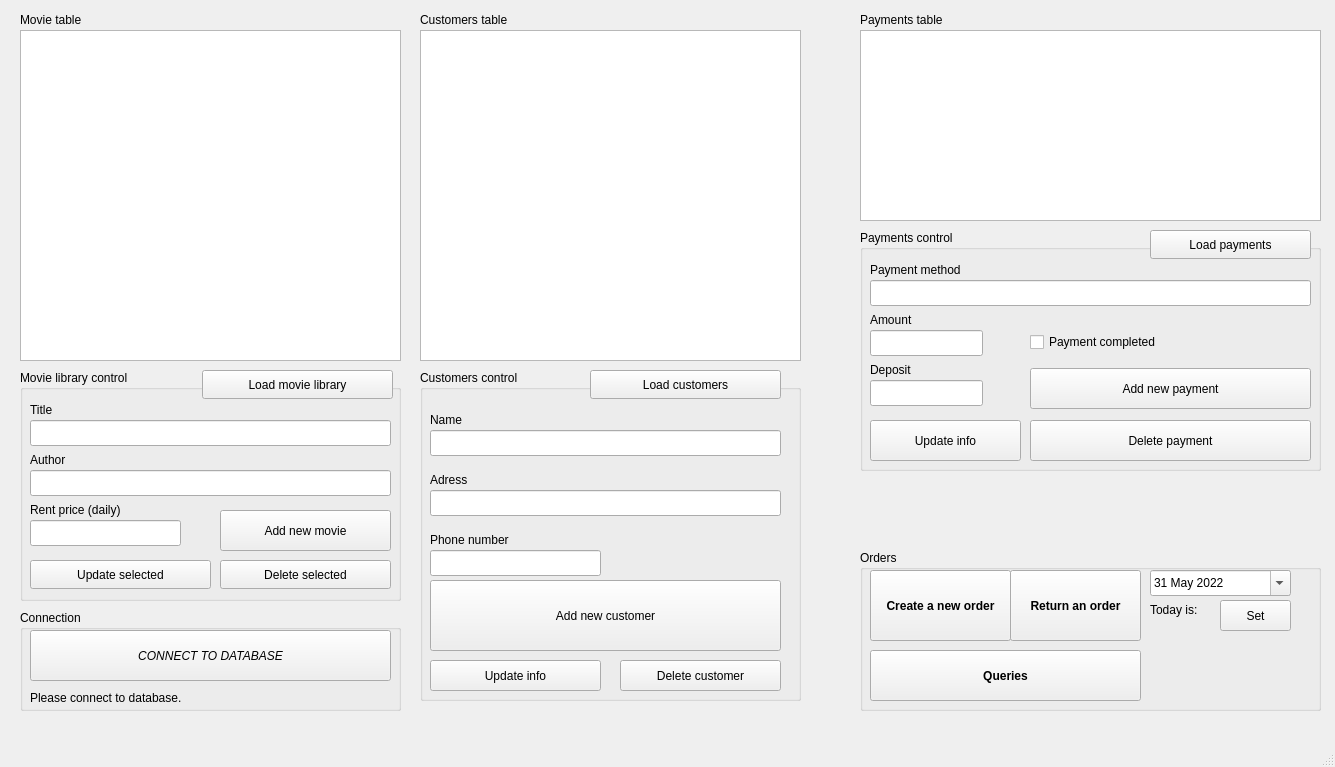
<?xml version="1.0" encoding="UTF-8"?>
<ui version="4.0">
 <class>MainWindow</class>
 <widget class="QMainWindow" name="MainWindow">
  <property name="geometry">
   <rect>
    <x>0</x>
    <y>0</y>
    <width>1335</width>
    <height>767</height>
   </rect>
  </property>
  <property name="windowTitle">
   <string>Main Window</string>
  </property>
  <property name="windowIcon">
   <iconset>
    <normaloff>../../Pics/57c3cc60caf48156d4d65a3f.png</normaloff>../../Pics/57c3cc60caf48156d4d65a3f.png</iconset>
  </property>
  <widget class="QWidget" name="centralwidget">
   <widget class="QTableView" name="tableView_Movies">
    <property name="geometry">
     <rect>
      <x>20</x>
      <y>30</y>
      <width>381</width>
      <height>331</height>
     </rect>
    </property>
   </widget>
   <widget class="QLabel" name="labelMainTable">
    <property name="geometry">
     <rect>
      <x>20</x>
      <y>10</y>
      <width>91</width>
      <height>20</height>
     </rect>
    </property>
    <property name="text">
     <string>Movie table</string>
    </property>
   </widget>
   <widget class="QGroupBox" name="groupBoxMovieControl">
    <property name="geometry">
     <rect>
      <x>20</x>
      <y>370</y>
      <width>381</width>
      <height>231</height>
     </rect>
    </property>
    <property name="title">
     <string>Movie library control</string>
    </property>
    <widget class="QLineEdit" name="lineEdit_MovieTitle">
     <property name="geometry">
      <rect>
       <x>10</x>
       <y>50</y>
       <width>361</width>
       <height>26</height>
      </rect>
     </property>
    </widget>
    <widget class="QLabel" name="labelMovieTitle">
     <property name="geometry">
      <rect>
       <x>10</x>
       <y>30</y>
       <width>63</width>
       <height>20</height>
      </rect>
     </property>
     <property name="text">
      <string>Title</string>
     </property>
    </widget>
    <widget class="QLineEdit" name="lineEdit_MovieAuthor">
     <property name="geometry">
      <rect>
       <x>10</x>
       <y>100</y>
       <width>361</width>
       <height>26</height>
      </rect>
     </property>
    </widget>
    <widget class="QLabel" name="label_MovieAuthor">
     <property name="geometry">
      <rect>
       <x>10</x>
       <y>80</y>
       <width>63</width>
       <height>20</height>
      </rect>
     </property>
     <property name="text">
      <string>Author</string>
     </property>
    </widget>
    <widget class="QLineEdit" name="lineEdit_RentPrice">
     <property name="geometry">
      <rect>
       <x>10</x>
       <y>150</y>
       <width>151</width>
       <height>26</height>
      </rect>
     </property>
    </widget>
    <widget class="QLabel" name="label_RentPrice">
     <property name="geometry">
      <rect>
       <x>10</x>
       <y>130</y>
       <width>131</width>
       <height>20</height>
      </rect>
     </property>
     <property name="text">
      <string>Rent price (daily)</string>
     </property>
    </widget>
    <widget class="QPushButton" name="pushButton_addNewMovie">
     <property name="geometry">
      <rect>
       <x>200</x>
       <y>140</y>
       <width>171</width>
       <height>41</height>
      </rect>
     </property>
     <property name="text">
      <string>Add new movie</string>
     </property>
    </widget>
    <widget class="QPushButton" name="pushButton_movieUpdateSelected">
     <property name="geometry">
      <rect>
       <x>10</x>
       <y>190</y>
       <width>181</width>
       <height>29</height>
      </rect>
     </property>
     <property name="text">
      <string>Update selected</string>
     </property>
    </widget>
    <widget class="QPushButton" name="pushButton_movieDeleteSelected">
     <property name="geometry">
      <rect>
       <x>200</x>
       <y>190</y>
       <width>171</width>
       <height>29</height>
      </rect>
     </property>
     <property name="text">
      <string>Delete selected</string>
     </property>
    </widget>
    <widget class="QPushButton" name="pushButton_LoadMovieLibrary">
     <property name="enabled">
      <bool>true</bool>
     </property>
     <property name="geometry">
      <rect>
       <x>182</x>
       <y>0</y>
       <width>191</width>
       <height>29</height>
      </rect>
     </property>
     <property name="text">
      <string>Load movie library</string>
     </property>
    </widget>
   </widget>
   <widget class="QTableView" name="tableView_Customers">
    <property name="geometry">
     <rect>
      <x>420</x>
      <y>30</y>
      <width>381</width>
      <height>331</height>
     </rect>
    </property>
   </widget>
   <widget class="QLabel" name="label">
    <property name="geometry">
     <rect>
      <x>420</x>
      <y>10</y>
      <width>121</width>
      <height>20</height>
     </rect>
    </property>
    <property name="text">
     <string>Customers table</string>
    </property>
   </widget>
   <widget class="QGroupBox" name="groupBox_CustomersControl">
    <property name="geometry">
     <rect>
      <x>420</x>
      <y>370</y>
      <width>381</width>
      <height>331</height>
     </rect>
    </property>
    <property name="title">
     <string>Customers control</string>
    </property>
    <widget class="QPushButton" name="pushButton_LoadCustomers">
     <property name="geometry">
      <rect>
       <x>170</x>
       <y>0</y>
       <width>191</width>
       <height>29</height>
      </rect>
     </property>
     <property name="text">
      <string>Load customers</string>
     </property>
    </widget>
    <widget class="QLineEdit" name="lineEdit_CustomerName">
     <property name="geometry">
      <rect>
       <x>10</x>
       <y>60</y>
       <width>351</width>
       <height>26</height>
      </rect>
     </property>
    </widget>
    <widget class="QLineEdit" name="lineEdit_CustomerAdress">
     <property name="geometry">
      <rect>
       <x>10</x>
       <y>120</y>
       <width>351</width>
       <height>26</height>
      </rect>
     </property>
    </widget>
    <widget class="QLineEdit" name="lineEdit_PhoneNumber">
     <property name="geometry">
      <rect>
       <x>10</x>
       <y>180</y>
       <width>171</width>
       <height>26</height>
      </rect>
     </property>
     <property name="inputMethodHints">
      <set>Qt::ImhDigitsOnly</set>
     </property>
    </widget>
    <widget class="QLabel" name="label_2">
     <property name="geometry">
      <rect>
       <x>10</x>
       <y>40</y>
       <width>63</width>
       <height>20</height>
      </rect>
     </property>
     <property name="text">
      <string>Name</string>
     </property>
    </widget>
    <widget class="QLabel" name="label_3">
     <property name="geometry">
      <rect>
       <x>10</x>
       <y>100</y>
       <width>63</width>
       <height>20</height>
      </rect>
     </property>
     <property name="text">
      <string>Adress</string>
     </property>
    </widget>
    <widget class="QLabel" name="label_4">
     <property name="geometry">
      <rect>
       <x>10</x>
       <y>160</y>
       <width>101</width>
       <height>20</height>
      </rect>
     </property>
     <property name="text">
      <string>Phone number</string>
     </property>
    </widget>
    <widget class="QPushButton" name="pushButton_AddNewCustomer">
     <property name="geometry">
      <rect>
       <x>10</x>
       <y>210</y>
       <width>351</width>
       <height>71</height>
      </rect>
     </property>
     <property name="text">
      <string>Add new customer</string>
     </property>
    </widget>
    <widget class="QPushButton" name="pushButton_UpdateCustomer">
     <property name="geometry">
      <rect>
       <x>10</x>
       <y>290</y>
       <width>171</width>
       <height>31</height>
      </rect>
     </property>
     <property name="text">
      <string>Update info</string>
     </property>
    </widget>
    <widget class="QPushButton" name="pushButton_DeleteCustomer">
     <property name="geometry">
      <rect>
       <x>200</x>
       <y>290</y>
       <width>161</width>
       <height>31</height>
      </rect>
     </property>
     <property name="text">
      <string>Delete customer</string>
     </property>
    </widget>
   </widget>
   <widget class="QTableView" name="tableView_Payments">
    <property name="geometry">
     <rect>
      <x>860</x>
      <y>30</y>
      <width>461</width>
      <height>191</height>
     </rect>
    </property>
   </widget>
   <widget class="QLabel" name="label_5">
    <property name="geometry">
     <rect>
      <x>860</x>
      <y>10</y>
      <width>121</width>
      <height>20</height>
     </rect>
    </property>
    <property name="text">
     <string>Payments table</string>
    </property>
   </widget>
   <widget class="QGroupBox" name="groupBox">
    <property name="geometry">
     <rect>
      <x>860</x>
      <y>230</y>
      <width>461</width>
      <height>241</height>
     </rect>
    </property>
    <property name="title">
     <string>Payments control</string>
    </property>
    <widget class="QLineEdit" name="lineEdit_PaymentMethod">
     <property name="geometry">
      <rect>
       <x>10</x>
       <y>50</y>
       <width>441</width>
       <height>26</height>
      </rect>
     </property>
    </widget>
    <widget class="QLineEdit" name="lineEdit_PaymentAmount">
     <property name="geometry">
      <rect>
       <x>10</x>
       <y>100</y>
       <width>113</width>
       <height>26</height>
      </rect>
     </property>
    </widget>
    <widget class="QLineEdit" name="lineEdit_PaymentDeposit">
     <property name="geometry">
      <rect>
       <x>10</x>
       <y>150</y>
       <width>113</width>
       <height>26</height>
      </rect>
     </property>
    </widget>
    <widget class="QLabel" name="label_6">
     <property name="geometry">
      <rect>
       <x>10</x>
       <y>30</y>
       <width>121</width>
       <height>20</height>
      </rect>
     </property>
     <property name="text">
      <string>Payment method</string>
     </property>
    </widget>
    <widget class="QLabel" name="label_7">
     <property name="geometry">
      <rect>
       <x>10</x>
       <y>80</y>
       <width>63</width>
       <height>20</height>
      </rect>
     </property>
     <property name="text">
      <string>Amount</string>
     </property>
    </widget>
    <widget class="QLabel" name="label_8">
     <property name="geometry">
      <rect>
       <x>10</x>
       <y>130</y>
       <width>63</width>
       <height>20</height>
      </rect>
     </property>
     <property name="text">
      <string>Deposit</string>
     </property>
    </widget>
    <widget class="QCheckBox" name="checkBox_isPaymentCompleted">
     <property name="geometry">
      <rect>
       <x>170</x>
       <y>100</y>
       <width>161</width>
       <height>24</height>
      </rect>
     </property>
     <property name="text">
      <string>Payment completed</string>
     </property>
    </widget>
    <widget class="QPushButton" name="pushButton_addNewPayment">
     <property name="geometry">
      <rect>
       <x>170</x>
       <y>138</y>
       <width>281</width>
       <height>41</height>
      </rect>
     </property>
     <property name="text">
      <string>Add new payment</string>
     </property>
    </widget>
    <widget class="QPushButton" name="pushButton_updatePaymentInfo">
     <property name="geometry">
      <rect>
       <x>10</x>
       <y>190</y>
       <width>151</width>
       <height>41</height>
      </rect>
     </property>
     <property name="text">
      <string>Update info</string>
     </property>
    </widget>
    <widget class="QPushButton" name="pushButton_deletePayment">
     <property name="geometry">
      <rect>
       <x>170</x>
       <y>190</y>
       <width>281</width>
       <height>41</height>
      </rect>
     </property>
     <property name="text">
      <string>Delete payment</string>
     </property>
    </widget>
    <widget class="QPushButton" name="pushButton_LoadPayments">
     <property name="geometry">
      <rect>
       <x>290</x>
       <y>0</y>
       <width>161</width>
       <height>29</height>
      </rect>
     </property>
     <property name="text">
      <string>Load payments</string>
     </property>
    </widget>
   </widget>
   <widget class="QGroupBox" name="groupBox_2">
    <property name="geometry">
     <rect>
      <x>860</x>
      <y>550</y>
      <width>461</width>
      <height>161</height>
     </rect>
    </property>
    <property name="title">
     <string>Orders</string>
    </property>
    <widget class="QPushButton" name="pushButton_openOrdersReturnsWindow">
     <property name="geometry">
      <rect>
       <x>10</x>
       <y>20</y>
       <width>141</width>
       <height>71</height>
      </rect>
     </property>
     <property name="font">
      <font>
       <bold>true</bold>
      </font>
     </property>
     <property name="text">
      <string>Create a new order</string>
     </property>
    </widget>
    <widget class="QPushButton" name="pushButton_openReturnWindow">
     <property name="geometry">
      <rect>
       <x>150</x>
       <y>20</y>
       <width>131</width>
       <height>71</height>
      </rect>
     </property>
     <property name="font">
      <font>
       <bold>true</bold>
      </font>
     </property>
     <property name="text">
      <string>Return an order</string>
     </property>
    </widget>
    <widget class="QDateEdit" name="dateEdit">
     <property name="geometry">
      <rect>
       <x>290</x>
       <y>20</y>
       <width>141</width>
       <height>26</height>
      </rect>
     </property>
     <property name="dateTime">
      <datetime>
       <hour>12</hour>
       <minute>0</minute>
       <second>0</second>
       <year>2022</year>
       <month>5</month>
       <day>31</day>
      </datetime>
     </property>
     <property name="calendarPopup">
      <bool>true</bool>
     </property>
    </widget>
    <widget class="QLabel" name="label_9">
     <property name="geometry">
      <rect>
       <x>290</x>
       <y>50</y>
       <width>71</width>
       <height>20</height>
      </rect>
     </property>
     <property name="text">
      <string>Today is:</string>
     </property>
    </widget>
    <widget class="QPushButton" name="pushButton_setCurrentDate">
     <property name="geometry">
      <rect>
       <x>360</x>
       <y>50</y>
       <width>71</width>
       <height>31</height>
      </rect>
     </property>
     <property name="text">
      <string>Set</string>
     </property>
    </widget>
    <widget class="QPushButton" name="pushButton">
     <property name="geometry">
      <rect>
       <x>10</x>
       <y>100</y>
       <width>271</width>
       <height>51</height>
      </rect>
     </property>
     <property name="font">
      <font>
       <bold>true</bold>
      </font>
     </property>
     <property name="text">
      <string>Queries</string>
     </property>
    </widget>
   </widget>
   <widget class="QGroupBox" name="groupBox_3">
    <property name="geometry">
     <rect>
      <x>20</x>
      <y>610</y>
      <width>381</width>
      <height>101</height>
     </rect>
    </property>
    <property name="title">
     <string>Connection</string>
    </property>
    <widget class="QPushButton" name="pushButton_connectToDb">
     <property name="geometry">
      <rect>
       <x>10</x>
       <y>20</y>
       <width>361</width>
       <height>51</height>
      </rect>
     </property>
     <property name="font">
      <font>
       <italic>true</italic>
      </font>
     </property>
     <property name="text">
      <string>CONNECT TO DATABASE</string>
     </property>
    </widget>
    <widget class="QLabel" name="label_ConnectionStatus">
     <property name="geometry">
      <rect>
       <x>10</x>
       <y>80</y>
       <width>351</width>
       <height>16</height>
      </rect>
     </property>
     <property name="text">
      <string>Please connect to database.</string>
     </property>
    </widget>
   </widget>
  </widget>
  <widget class="QMenuBar" name="menubar">
   <property name="geometry">
    <rect>
     <x>0</x>
     <y>0</y>
     <width>1335</width>
     <height>26</height>
    </rect>
   </property>
  </widget>
  <widget class="QStatusBar" name="statusbar"/>
 </widget>
 <resources/>
 <connections/>
</ui>
